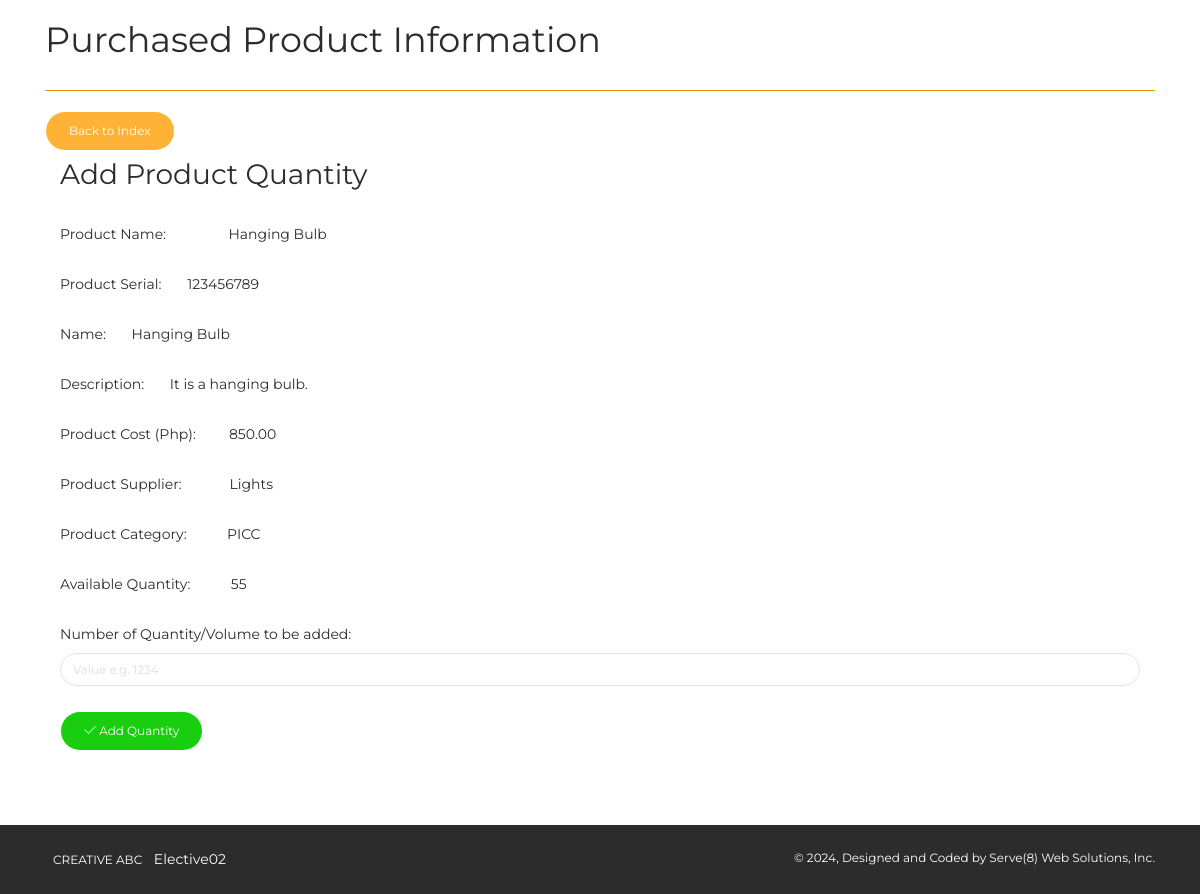
/Electricks-shop/pages/product_add_qty.php?prod_id=1 (signed in), run on the app's committed database.
### tables this page shows
CREATE TABLE `products` (
  `prod_id` int(11) NOT NULL,
  `prod_name` varchar(50) NOT NULL,
  `prod_desc` varchar(500) NOT NULL,
  `prod_qty` int(11) NOT NULL,
  `prod_cost` decimal(10,2) NOT NULL,
  `prod_price` decimal(10,2) NOT NULL,
  `category` varchar(100) NOT NULL,
  `supplier` varchar(100) NOT NULL,
  `prod_serial` varchar(50) NOT NULL,
  `prod_pic1` varchar(500) NOT NULL
);

### Electricks-shop/pages/product_add_qty.php (the view, shortened to what this page needs)
<?php
include("../config/dbconn.php");
?>
<?php
    $prod_id=isset($_GET['prod_id']) ? $_GET['prod_id'] : die('ERROR: Record ID not found.');
    $result = mysqli_query($dbconn, "SELECT * FROM products WHERE prod_id=$prod_id");
        while($res = mysqli_fetch_array($result))
        {
            $prod_name = $res['prod_name'];
            $prod_desc = $res['prod_desc'];
            $prod_qty = $res['prod_qty'];
            $prod_price = $res['prod_price'];
            $category = $res['category'];
            $supplier = $res['supplier'];
            $prod_serial = $res['prod_serial'];
        }
?>
<!DOCTYPE html>
<html lang="en">
<head>
    <link rel="stylesheet" href="https://maxcdn.bootstrapcdn.com/font-awesome/latest/css/font-awesome.min.css" />
    <link href="../assets/css/bootstrap.min.css" rel="stylesheet" />
    <link href="../assets/css/now-ui-kit.css?v=1.1.0" rel="stylesheet" />
    <link href="../assets/css/demo.css" rel="stylesheet" />
</head>
<body class="index-page sidebar-collapse">
    <div class="wrapper">
<br>
        <div class="main">
            <div class="section section-basic">
                <div class="container">
                      <h2>Purchased Product Information</h2>
                      <hr color="orange">
                      <a href='admin_panel.php' class='btn btn-warning btn-round'>Back to Index</a>
                <br>
                <div class="col-md-12">
    <div class="panel panel-success panel-size-custom">
  <div class="panel-heading"><h3>Add Product Quantity</h3></div>
  <div class="panel-body">
    <form action="product_add_qty.php" method="post">
        <div class="form group">
            <label for="prod_name" id="prod_name" name="prod_name">Product Name: &nbsp &nbsp &nbsp &nbsp &nbsp &nbsp &nbsp &nbsp <?php echo $prod_name;?></label><br><br>
            <label for="prod_serial">Product Serial: &nbsp &nbsp &nbsp <?php echo $prod_serial;?></label><br><br>
            <label for="prod_name">Name: &nbsp &nbsp &nbsp <?php echo $prod_name;?></label><br><br>
            <label for="prod_desc">Description: &nbsp &nbsp &nbsp <?php echo $prod_desc;?></label><br><br>
            <label for="prod_price">Product Cost (Php): &nbsp &nbsp &nbsp &nbsp <?php echo $prod_price;?></label><br><br>
            <label for="category">Product Supplier: &nbsp &nbsp &nbsp &nbsp &nbsp &nbsp <?php echo $category;?></label><br><br>
            <label for="supplier">Product Category: &nbsp &nbsp &nbsp &nbsp &nbsp <?php echo $supplier;?></label><br><br>
            <label for="qty">Available Quantity: &nbsp &nbsp &nbsp &nbsp &nbsp <?php echo $prod_qty;?></label><br><br>
            <label for="prod_qty">Number of Quantity/Volume to be added:</label>
            <input type="text" class="form-control" id="prod_qty" name="prod_qty" placeholder="Value e.g. 1234">
        </div>
        <br/>
        <div class="form group">
            <button type="submit" class="btn btn-success btn-round" id="submit" name="submit">
            <i class="now-ui-icons ui-1_check"></i> Add Quantity
            </button>
        </div>
    </form>
  </div>
</div>
</div>
</div>
</div>
<footer class="footer" data-background-color="black">
            <div class="container">
                <nav>
                    <ul>
                        <li>
                            <a href="" target="_blank">
                                Creative ABC
                            </a>
                        </li>
                        <li>
                            Elective02
                        </li>
                    </ul>
                </nav>
                <div class="copyright">
                    &copy;
                    , Designed and Coded by Serve(8) Web Solutions, Inc.
                </div>
            </div>
        </footer>
    </div>
</body>
</html>

### Electricks-shop/assets/css/demo.css (style rules this page uses)
.section-basic { padding-top: 0; }

### data on the page
products: prod_name "Hanging Bulb", prod_serial "123456789", prod_desc "It is a hanging bulb.", prod_price "850.00", category "Lights", supplier "PICC", prod_qty "55"
